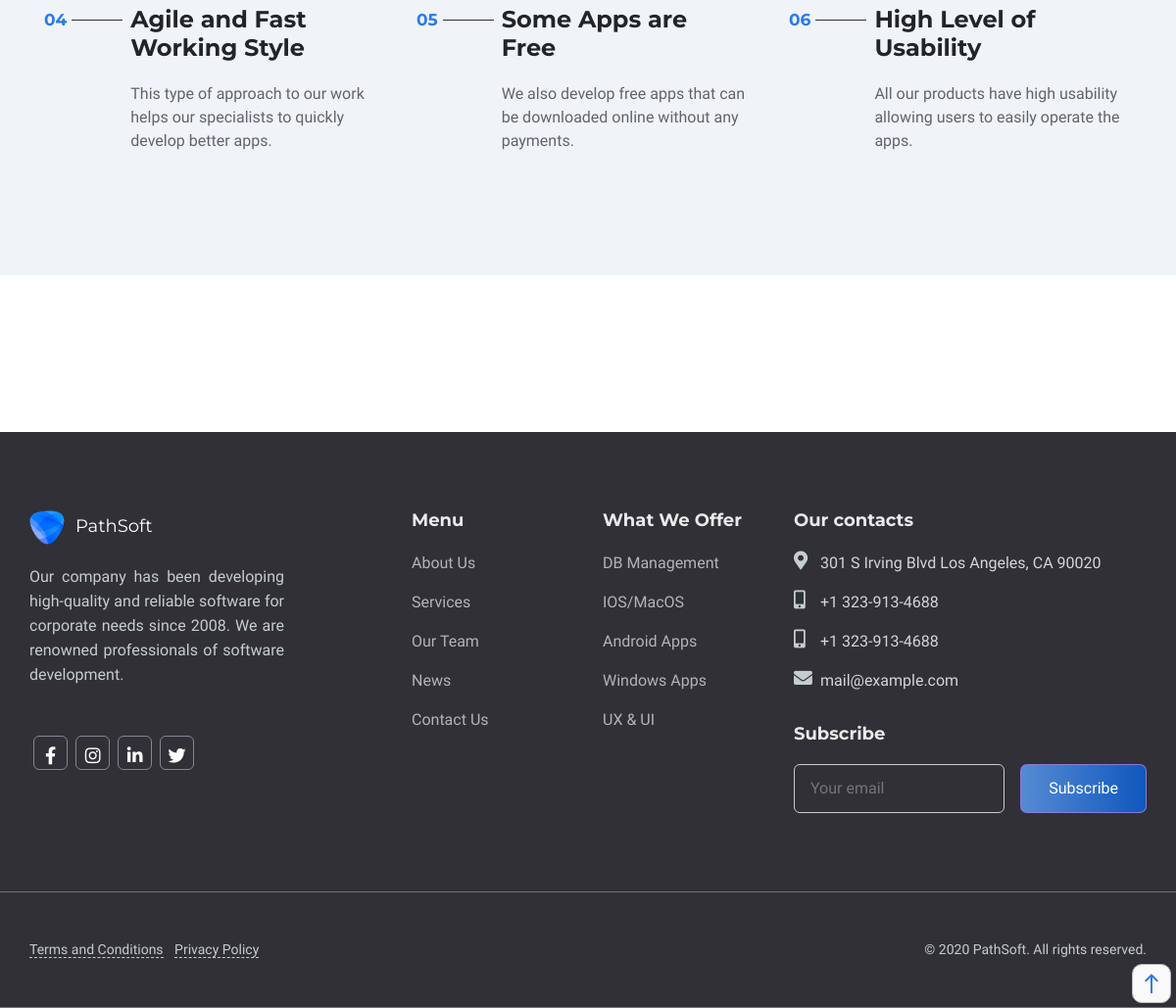
Before: /about (lower part) with the older database file.
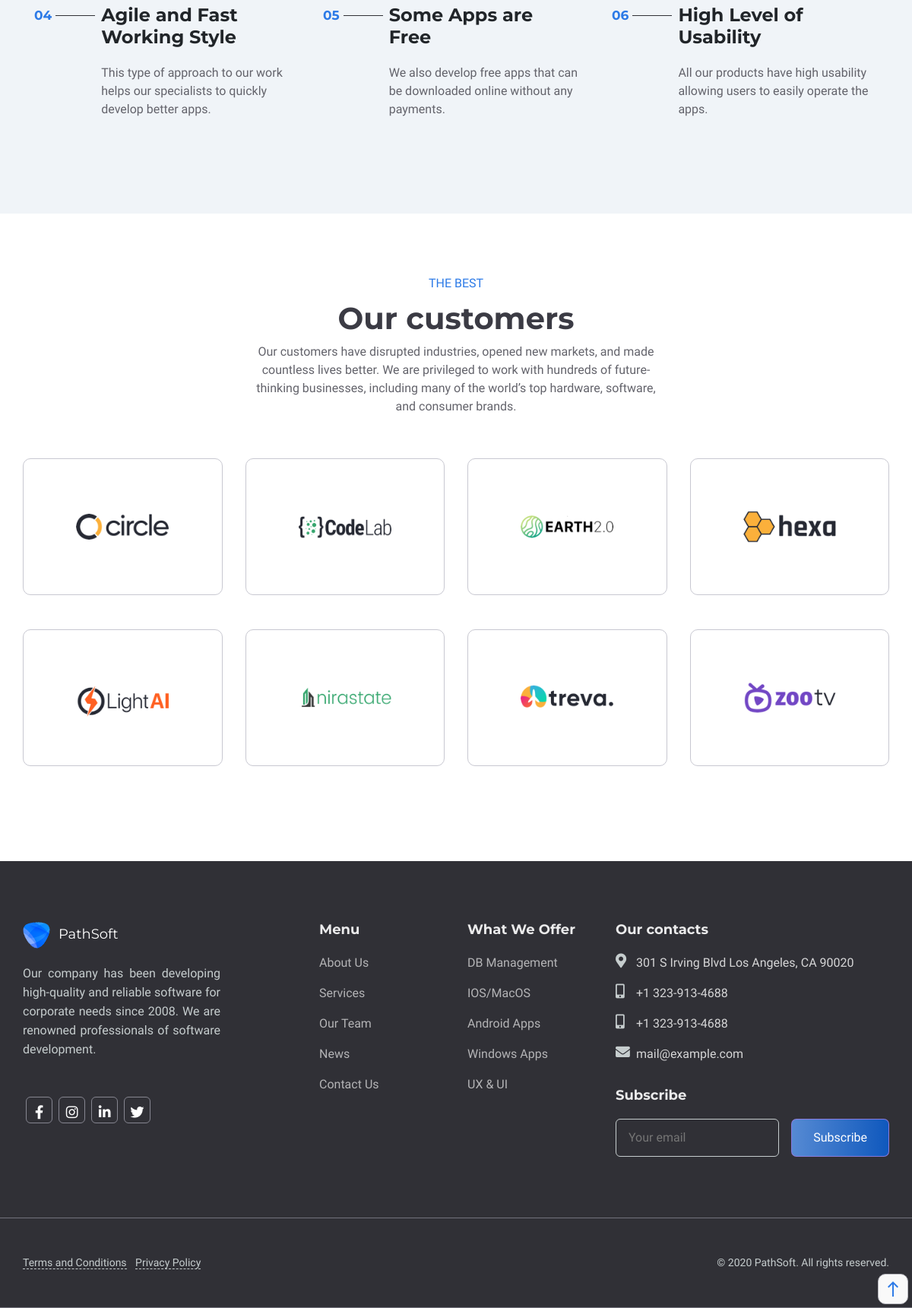
After: the same page with the newer database file.
### app/models.py (models this page shows)
class ReasonItem(db.Model):
    id=db.Column(db.Integer,primary_key=True)
    reasonitem_number=db.Column(db.String(255))
    reasonitem_title=db.Column(db.String(255))
    reasonitem_text=db.Column(db.String(255))

class MeniuLogo(db.Model):
    id=db.Column(db.Integer,primary_key=True)
    logo_title=db.Column(db.String(255))
    logo_url=db.Column(db.String(255))
    logo_alt=db.Column(db.String(255))
    logo_img=db.Column(db.String(255))

class FooterCompanyInfo(db.Model):
    id=db.Column(db.Integer,primary_key=True)
    company_info=db.Column(db.String(255))

class FooterSocialIcon(db.Model):
    id=db.Column(db.Integer,primary_key=True)
    footer_si_name=db.Column(db.String(255))
    footer_si_class=db.Column(db.String(255))
    footer_si_link=db.Column(db.String(255))

class FooterMenu(db.Model):
    id=db.Column(db.Integer,primary_key=True)
    ft_menu_name=db.Column(db.String(255))
    ft_menu_link=db.Column(db.String(255))

class FooterOffer(db.Model):
    id=db.Column(db.Integer,primary_key=True)
    offer=db.Column(db.String(255))
    offer_link=db.Column(db.String(255))

class FooterContact(db.Model):
    id=db.Column(db.Integer,primary_key=True)
    footer_contact_name=db.Column(db.String(255))
    footer_contact_icon=db.Column(db.String(255))
    footer_contact_link=db.Column(db.String(255))

class CustomerHeading(db.Model):
    id=db.Column(db.Integer,primary_key=True)
    customer_subheding=db.Column(db.String(255))
    customer_heading=db.Column(db.String(255))
    customer_desc=db.Column(db.Text)

class Brand(db.Model):
    id=db.Column(db.Integer,primary_key=True)
    brand_imgname=db.Column(db.String(255))
    brand_img=db.Column(db.String(255))

### main/routes.py (the view)
@app.route("/about")
def about_index():
    header_contacts=HeaderContact.query.all()
    headersocial_icons=HeaderSocialIcon.query.all()
    logos=MeniuLogo.query.all()
    meniu_names=MeniuName.query.all()
    aboutheadings=AboutHeading.query.all()
    aboutdesces=AboutDesc.query.all()
    reasonheadings=ReasonTitle.query.all()
    reasonitems=ReasonItem.query.all()
    customerheadings=CustomerHeading.query.all()
    brands=Brand.query.all()
    company_info_footers=FooterCompanyInfo.query.all()
    footer_social_icons=FooterSocialIcon.query.all()
    footer_menus=FooterMenu.query.all()
    footer_offers=FooterOffer.query.all()
    footer_contacts=FooterContact.query.all()
    return render_template("main/about.html",brands=brands,aboutdesces=aboutdesces, customerheadings=customerheadings, aboutheadings=aboutheadings,  header_contacts=header_contacts, headersocial_icons=headersocial_icons, logos=logos, meniu_names=meniu_names, reasonheadings=reasonheadings, reasonitems=reasonitems, company_info_footers=company_info_footers,footer_social_icons=footer_social_icons , footer_menus=footer_menus,footer_offers=footer_offers ,footer_contacts=footer_contacts )

### app/templates/main/about.html (shortened to what this page needs)
{% extends "main/base.html" %}{% block contentmain %}
<section id="reasons" class="section-padding">
    <div class="container">
        <div class="row justify-content-center">
            {% for reasonitem in reasonitems %}
            <div class="col-4 col-margin">
                <div class="reasons-item">
                    <div class="reasons-item-number"><span>{{reasonitem.reasonitem_number}}</span></div>
                    <div class="reasons-item-info">
                        <h4>{{reasonitem.reasonitem_title}}</h4>
                        <p>{{reasonitem.reasonitem_text}}</p>
                    </div>
                </div>
            </div>
            {% endfor %}
        </div>
    </div>
</section>
<section id="customers">
    <div class="container section-padding">
        <div class="row ">
            <div class="col-12">
                {% for customerheading in customerheadings %}
                <div class="section-heading">
                    <span class="section-heading-span">{{customerheading.customer_subheding}}</span>
                    <h2 class="section-heading-h2">{{customerheading.customer_heading}}</h2>
                    <div class="col-6 margin-auto-ab">
                        <p>{{customerheading.customer_desc}}</p>
                    </div>
                </div>
                {% endfor %}
            </div>
        </div>
        <div class="row justify-content-center">
            {% for brand in brands %}
            <div class="col-3  col-margin">
                <div class="customers-item">
                    <img src="/static/uploads/{{brand.brand_img}}" alt="{{brand.brand_imgname}}">
                </div>
            </div>
            {% endfor %}
        </div>
    </div>
</section>
{% endblock %}

### app/templates/main/base.html (shortened to what this page needs)
<!doctype html>
<html lang="en">
<head>
    <link rel="stylesheet" href="https://cdnjs.cloudflare.com/ajax/libs/font-awesome/5.15.3/css/all.min.css"
 />
    <link rel="stylesheet" href="https://cdn.jsdelivr.net/npm/bootstrap-icons@1.4.1/font/bootstrap-icons.css">
    <link rel="stylesheet" href="https://stackpath.bootstrapcdn.com/bootstrap/4.3.1/css/bootstrap.min.css"
>
    <link rel="stylesheet" href="/static/main/css/style.css">
    <link rel="stylesheet" href="/static/main/css/about.css">
    <link rel="stylesheet" href="/static/main/css/blog.css">
    <link rel="stylesheet" href="/static/main/css/contact.css">
    <link rel="stylesheet" href="/static/main/css/login.css">
    <link rel="stylesheet" href="/static/main/css/gallery.css">
    <link rel="stylesheet" href="/static/main/css/blogitem.css">
    <link rel="stylesheet" href="/static/main/css/testimonials.css">
</head>
<body>
    {% block contentmain %}
    {% endblock %}
    <section id="footer">
        <div class="container section-padding">
            <div class="row">
                <div class="col-4">
                    <div class="footer-item">
                        {% for logo in logos %}
                        <div class="logo">
                            <a href="{{logo.logo_url}}"><img src="/static/uploads/{{logo.logo_img}}"
                                    alt="{{logo.logo_alt}}">
                                <span>{{logo.logo_title}}</span>
                            </a>
                        </div>
                        {% endfor %}
                        <div class="company-info">
                            {% for company_info_footer in company_info_footers %}
                            <p>{{company_info_footer.company_info}}</p>
                            {% endfor %}
                        </div>
                        <div class="company-sosial-media">
                            {% for footer_social_icon in footer_social_icons %}
                            <a href="{{footer_social_icon.footer_si_link}}">
                                <div class="company-sosial-icon" title="{{footer_social_icon.footer_si_name}}"><i
                                        class="{{footer_social_icon.footer_si_class}}"></i></div>
                            </a>
                            {% endfor %}
                        </div>
                    </div>
                </div>
                <div class="col-2">
                    <div class="company-menu">
                        <h4>Menu</h4>
                        <ul class="company-footer-meniu">
                            {% for footer_menu in footer_menus %}
                            <li>
                                <a href="{{footer_menu.ft_menu_link}}" class="menu-list-to footer-list-to"
                                    data-title="{{footer_menu.ft_menu_name}}">
                                    <span data-title="{{footer_menu.ft_menu_name}}">{{footer_menu.ft_menu_name}}</span>
                                </a>
                            </li>
                            {% endfor %}
                        </ul>
                    </div>
                </div>
                <div class="col-2">
                    <div class="company-menu">
                        <h4>What We Offer</h4>
                        <ul class="company-footer-meniu">
                            {% for footer_offer in footer_offers %}
                            <li>
                                <a href="{{footer_offer.offer_link}}" class="menu-list-to footer-list-to"
                                    data-title="{{footer_offer.offer}}">
                                    <span data-title="{{footer_offer.offer}}"> {{footer_offer.offer}}</span>
                                </a>
                            </li>
                            {% endfor %}
                        </ul>
                    </div>
                </div>
                <div class="col-4">
                    <div class="company-contacts">
                        <h4>Our contacts</h4>
                        <div class="company-contacts-item">
                            <ul class="footer-contact">
                                {% for footer_contact in footer_contacts %}
                                <li class="d-flex">
                                    <i class="{{footer_contact.footer_contact_icon}}"></i>
                                    <div class="footer-contact-info"> <a
                                            href="{{footer_contact.footer_contact_link}}">{{footer_contact.footer_contact_name}}</a>
                                    </div>
                                </li>
                                {% endfor %}
                            </ul>
                            <div class="company-contacts-form">
                                <h4>Subscribe</h4>
                                <div class="contacts-form">
                                    <form action="" class="d-flex">
                                        <input type="text" placeholder="Your email" name="mail" required
                                            class="form-email">
                                        <input type="submit" value="Subscribe" class="form-subscribe">
                                    </form>
                                </div>
                            </div>
                        </div>
                    </div>
                </div>
            </div>
        </div>
    </section>
    <section id="copyright">
        <div class="container copyright-padding">
            <div class="row">
                <div class="col-12">
                    <div class="copyright-item">
                        <div class="footer-links">
                            <a href="http://"><span class="conditions">Terms and Conditions</span> </a>
                            <a href="http://"><span class="privacy">Privacy Policy</span></a>
                        </div>
                        <div class="copyright-text">&#169 2020 PathSoft. All rights reserved.</div>
                    </div>
                </div>
            </div>
        </div>
    </section>
    <a href="#geriqayt" class="geriqayt"><i class="material-icons"> east</i></a>
</body>
</html>

### app/static/main/css/about.css (style rules this page uses)
.margin-auto-ab { margin: 0 auto; }
#customers { width: 100%; }
.customers-item { padding: 16px; height: 180px; border: #c8c8d1 solid 1px; position: relative; background-color: #ffffff; border-radius: 10px; overflow: hidden; color: #303036; transition: all 0.25s; }
.customers-item img { display: block; max-width: 100%; max-height: 100%; margin: 0 auto; }

### app/static/main/css/blog.css (style rules this page uses)
ul { padding: 0; }
input { overflow: visible; }
[type="submit"]:not(:disabled), button:not(:disabled) { cursor: pointer; }
img { vertical-align: middle; border-style: none; }

### app/static/main/css/contact.css (style rules this page uses)
.section-heading { width: 100%; margin-bottom: 56px; text-align: center; }
.section-heading-span { font-size: 1rem; color: #2c7ae7; }
.section-heading-h2 { font-weight: 700; font-size: 2.5rem; margin: 0px; margin-top: 10px; font-family: Montserrat, sans-serif; color: #3b3b44; }

Changed rows visible on the page:
added CustomerHeading: customer_subheding "THE BEST", customer_heading "Our customers", customer_desc "Our customers have disrupted industries, opened new markets, and made countless lives better. We are privileged to work with hundreds of future-thinking businesses, including many of the world’s top hardware, software, and consumer brands."
added Brand: brand_img (picture)
added Brand: brand_img (picture)
added Brand: brand_img (picture)
added Brand: brand_img (picture)
added Brand: brand_img (picture)
added Brand: brand_img (picture)
added Brand: brand_img (picture)
added Brand: brand_img (picture)
